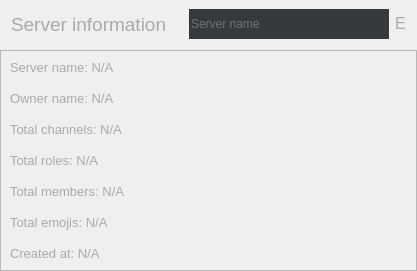
               <widget class="QWidget" name="server_information_page">
                <layout class="QVBoxLayout" name="verticalLayout_8">
                 <property name="spacing">
                  <number>0</number>
                 </property>
                 <property name="leftMargin">
                  <number>0</number>
                 </property>
                 <property name="topMargin">
                  <number>0</number>
                 </property>
                 <property name="rightMargin">
                  <number>0</number>
                 </property>
                 <property name="bottomMargin">
                  <number>0</number>
                 </property>
                 <item>
                  <widget class="QFrame" name="frame_14">
                   <property name="frameShape">
                    <enum>QFrame::NoFrame</enum>
                   </property>
                   <property name="frameShadow">
                    <enum>QFrame::Raised</enum>
                   </property>
                   <layout class="QHBoxLayout" name="horizontalLayout_22">
                    <property name="spacing">
                     <number>0</number>
                    </property>
                    <property name="leftMargin">
                     <number>0</number>
                    </property>
                    <property name="topMargin">
                     <number>0</number>
                    </property>
                    <property name="rightMargin">
                     <number>0</number>
                    </property>
                    <property name="bottomMargin">
                     <number>0</number>
                    </property>
                    <item alignment="Qt::AlignLeft">
                     <widget class="QFrame" name="frame_24">
                      <property name="frameShape">
                       <enum>QFrame::NoFrame</enum>
                      </property>
                      <property name="frameShadow">
                       <enum>QFrame::Raised</enum>
                      </property>
                      <layout class="QHBoxLayout" name="horizontalLayout_33">
                       <property name="spacing">
                        <number>0</number>
                       </property>
                       <property name="leftMargin">
                        <number>11</number>
                       </property>
                       <property name="topMargin">
                        <number>0</number>
                       </property>
                       <property name="rightMargin">
                        <number>11</number>
                       </property>
                       <property name="bottomMargin">
                        <number>0</number>
                       </property>
                       <item>
                        <widget class="QLabel" name="label_3">
                         <property name="sizePolicy">
                          <sizepolicy hsizetype="Fixed" vsizetype="Fixed">
                           <horstretch>0</horstretch>
                           <verstretch>0</verstretch>
                          </sizepolicy>
                         </property>
                         <property name="font">
                          <font>
                           <pointsize>14</pointsize>
                          </font>
                         </property>
                         <property name="styleSheet">
                          <string notr="true">color:rgb(170, 170, 170)</string>
                         </property>
                         <property name="inputMethodHints">
                          <set>Qt::ImhNone</set>
                         </property>
                         <property name="text">
                          <string>Server information</string>
                         </property>
                        </widget>
                       </item>
                      </layout>
                     </widget>
                    </item>
                    <item alignment="Qt::AlignRight">
                     <widget class="QFrame" name="frame_25">
                      <property name="frameShape">
                       <enum>QFrame::NoFrame</enum>
                      </property>
                      <property name="frameShadow">
                       <enum>QFrame::Raised</enum>
                      </property>
                      <layout class="QHBoxLayout" name="horizontalLayout_34">
                       <property name="spacing">
                        <number>0</number>
                       </property>
                       <property name="leftMargin">
                        <number>0</number>
                       </property>
                       <property name="topMargin">
                        <number>0</number>
                       </property>
                       <property name="rightMargin">
                        <number>0</number>
                       </property>
                       <property name="bottomMargin">
                        <number>0</number>
                       </property>
                       <item>
                        <widget class="QFrame" name="frame_26">
                         <property name="frameShape">
                          <enum>QFrame::NoFrame</enum>
                         </property>
                         <property name="frameShadow">
                          <enum>QFrame::Raised</enum>
                         </property>
                         <layout class="QHBoxLayout" name="horizontalLayout_35">
                          <property name="spacing">
                           <number>0</number>
                          </property>
                          <property name="leftMargin">
                           <number>11</number>
                          </property>
                          <property name="rightMargin">
                           <number>6</number>
                          </property>
                          <property name="bottomMargin">
                           <number>11</number>
                          </property>
                          <item>
                           <widget class="QLineEdit" name="change_server_name_entry">
                            <property name="sizePolicy">
                             <sizepolicy hsizetype="Preferred" vsizetype="Fixed">
                              <horstretch>0</horstretch>
                              <verstretch>0</verstretch>
                             </sizepolicy>
                            </property>
                            <property name="minimumSize">
                             <size>
                              <width>200</width>
                              <height>30</height>
                             </size>
                            </property>
                            <property name="maximumSize">
                             <size>
                              <width>16777215</width>
                              <height>16777215</height>
                             </size>
                            </property>
                            <property name="cursor">
                             <cursorShape>IBeamCursor</cursorShape>
                            </property>
                            <property name="styleSheet">
                             <string notr="true">background:rgb(54,57,62);
color:rgb(170, 170, 170);
border:None;</string>
                            </property>
                            <property name="placeholderText">
                             <string>Server name</string>
                            </property>
                           </widget>
                          </item>
                         </layout>
                        </widget>
                       </item>
                       <item>
                        <widget class="QFrame" name="frame_27">
                         <property name="frameShape">
                          <enum>QFrame::NoFrame</enum>
                         </property>
                         <property name="frameShadow">
                          <enum>QFrame::Raised</enum>
                         </property>
                         <layout class="QHBoxLayout" name="horizontalLayout_36">
                          <property name="spacing">
                           <number>0</number>
                          </property>
                          <property name="leftMargin">
                           <number>0</number>
                          </property>
                          <property name="rightMargin">
                           <number>11</number>
                          </property>
                          <property name="bottomMargin">
                           <number>11</number>
                          </property>
                          <item>
                           <widget class="QPushButton" name="change_name_button">
                            <property name="font">
                             <font>
                              <pointsize>12</pointsize>
                             </font>
                            </property>
                            <property name="cursor">
                             <cursorShape>PointingHandCursor</cursorShape>
                            </property>
                            <property name="styleSheet">
                             <string notr="true">border:None;
color:rgb(170, 170, 170)</string>
                            </property>
                            <property name="text">
                             <string>E</string>
                            </property>
                           </widget>
                          </item>
                         </layout>
                        </widget>
                       </item>
                      </layout>
                     </widget>
                    </item>
                   </layout>
                  </widget>
                 </item>
                 <item>
                  <widget class="QFrame" name="frame_15">
                   <property name="sizePolicy">
                    <sizepolicy hsizetype="Minimum" vsizetype="Expanding">
                     <horstretch>0</horstretch>
                     <verstretch>0</verstretch>
                    </sizepolicy>
                   </property>
                   <property name="font">
                    <font>
                     <pointsize>8</pointsize>
                    </font>
                   </property>
                   <property name="styleSheet">
                    <string notr="true">QLabel{
color:rgb(170, 170, 170);
font:10pt}</string>
                   </property>
                   <property name="frameShape">
                    <enum>QFrame::StyledPanel</enum>
                   </property>
                   <property name="frameShadow">
                    <enum>QFrame::Raised</enum>
                   </property>
                   <layout class="QVBoxLayout" name="verticalLayout_9">
                    <property name="spacing">
                     <number>16</number>
                    </property>
                    <item>
                     <widget class="QLabel" name="server_name_label">
                      <property name="text">
                       <string>Server name: N/A</string>
                      </property>
                     </widget>
                    </item>
                    <item>
                     <widget class="QLabel" name="owner_name_label">
                      <property name="text">
                       <string>Owner name: N/A</string>
                      </property>
                     </widget>
                    </item>
                    <item>
                     <widget class="QLabel" name="total_channels_label">
                      <property name="text">
                       <string>Total channels: N/A</string>
                      </property>
                     </widget>
                    </item>
                    <item>
                     <widget class="QLabel" name="total_roles_label">
                      <property name="text">
                       <string>Total roles: N/A</string>
                      </property>
                     </widget>
                    </item>
                    <item>
                     <widget class="QLabel" name="total_members_label">
                      <property name="text">
                       <string>Total members: N/A</string>
                      </property>
                     </widget>
                    </item>
                    <item>
                     <widget class="QLabel" name="total_emojis_label">
                      <property name="text">
                       <string>Total emojis: N/A</string>
                      </property>
                     </widget>
                    </item>
                    <item>
                     <widget class="QLabel" name="created_at_label">
                      <property name="text">
                       <string>Created at: N/A</string>
                      </property>
                     </widget>
                    </item>
                   </layout>
                  </widget>
                 </item>
                </layout>
               </widget>
